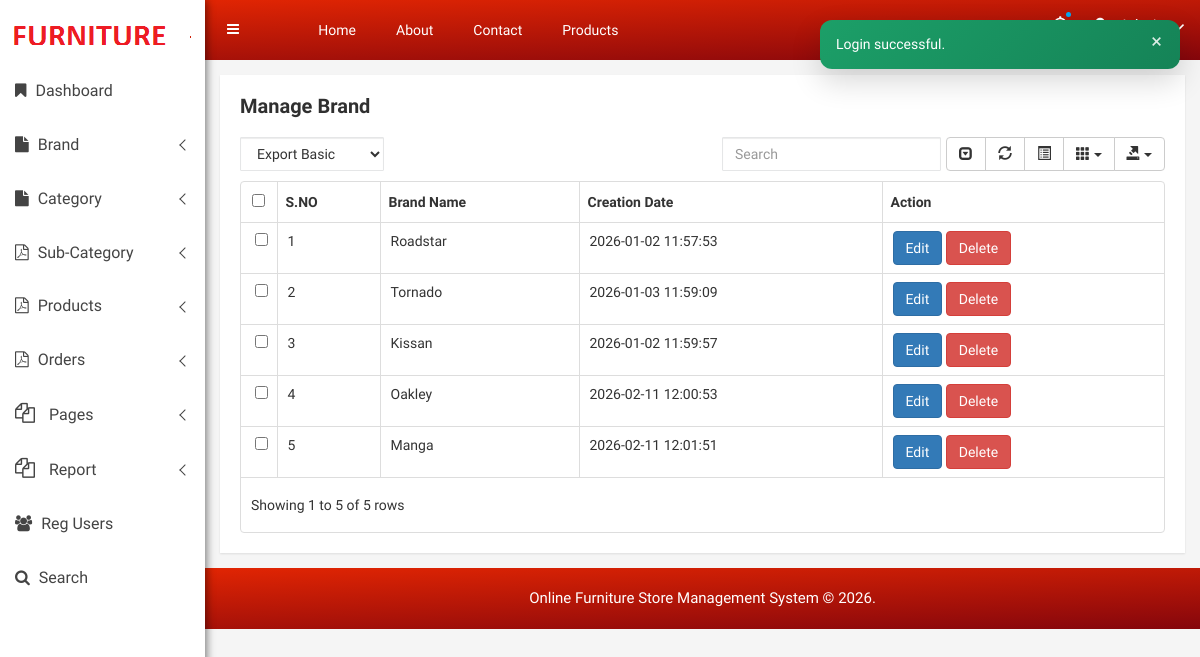
/ofsms/admin/manage-brand.php (signed in), run on the app's committed database.
### tables this page shows
CREATE TABLE `tblbrand` (
  `ID` int(10) NOT NULL,
  `BrandName` varchar(120) DEFAULT NULL,
  `Logo` varchar(200) DEFAULT NULL,
  `CreationDate` timestamp NULL DEFAULT current_timestamp()
);

### ofsms/admin/manage-brand.php (the view, shortened to what this page needs)
<?php
include('includes/dbconnection.php');
require_once dirname(__DIR__) . '/includes/flash.php';
if (strlen($_SESSION['ofsmsaid']==0)) {
  header('location:logout.php');
  } else{
?>
<!doctype html>
<html class="no-js" lang="en">
<head>
    <link rel="stylesheet" href="css/bootstrap.min.css">
    <link rel="stylesheet" href="css/font-awesome.min.css">
    <link rel="stylesheet" href="css/owl.carousel.css">
    <link rel="stylesheet" href="css/owl.theme.css">
    <link rel="stylesheet" href="css/owl.transitions.css">
    <link rel="stylesheet" href="css/animate.css">
    <link rel="stylesheet" href="css/normalize.css">
    <link rel="stylesheet" href="css/meanmenu.min.css">
    <link rel="stylesheet" href="css/main.css">
    <link rel="stylesheet" href="css/morrisjs/morris.css">
    <link rel="stylesheet" href="css/scrollbar/jquery.mCustomScrollbar.min.css">
    <link rel="stylesheet" href="css/metisMenu/metisMenu.min.css">
    <link rel="stylesheet" href="css/metisMenu/metisMenu-vertical.css">
    <link rel="stylesheet" href="css/calendar/fullcalendar.min.css">
    <link rel="stylesheet" href="css/calendar/fullcalendar.print.min.css">
    <link rel="stylesheet" href="css/editor/select2.css">
    <link rel="stylesheet" href="css/editor/datetimepicker.css">
    <link rel="stylesheet" href="css/editor/bootstrap-editable.css">
    <link rel="stylesheet" href="css/editor/x-editor-style.css">
    <link rel="stylesheet" href="css/data-table/bootstrap-table.css">
    <link rel="stylesheet" href="css/data-table/bootstrap-editable.css">
    <link rel="stylesheet" href="style.css">
    <link rel="stylesheet" href="css/responsive.css">
</head>
<body>
   <?php include_once('includes/sidebar.php');?>
    <div class="all-content-wrapper">
        <?php include_once('includes/header.php');?>
       <div class="data-table-area mg-tb-15">
            <div class="container-fluid">
                <div class="row">
                    <div class="col-lg-12 col-md-12 col-sm-12 col-xs-12">
                        <div class="sparkline13-list">
                            <div class="sparkline13-hd">
                                <div class="main-sparkline13-hd">
                                    <h1>Manage  <span class="table-project-n">Brand</span></h1>
                                </div>
                            </div>
                            <div class="sparkline13-graph">
                                <div class="datatable-dashv1-list custom-datatable-overright">
                                    <div id="toolbar">
                                        <select class="form-control">
                        <option value="">Export Basic</option>
                      </select>
                                    </div>
                                    <table id="table" data-toggle="table" data-pagination="true" data-search="true" data-show-columns="true" data-show-pagination-switch="true" data-show-refresh="true" data-key-events="true" data-show-toggle="true" data-resizable="true" data-cookie="true"
                                        data-cookie-id-table="saveId" data-show-export="true" data-click-to-select="true" data-toolbar="#toolbar">
                                        <thead>
                                            <tr>
                                                <th data-field="id">S.NO</th>
                                                <th data-field="name">Brand Name</th>
                                                <th data-field="company">Creation Date</th>
                                                <th data-field="action">Action</th>
                                            </tr>
                                        </thead>
                                        <tbody>
                                        <?php
$sql="SELECT * from tblbrand";
$query = $dbh -> prepare($sql);
$query->execute();
$results=$query->fetchAll(PDO::FETCH_OBJ);
$cnt=1;
if($query->rowCount() > 0)
{
foreach($results as $row)
{               ?>
                                            <tr>
                                                <td><?php echo htmlentities($cnt);?></td>
                                                <td><?php  echo htmlentities($row->BrandName);?></td>
                                                <td><?php  echo htmlentities($row->CreationDate);?></td>
                                                <td><a href="edit-brand-detail.php?editid=<?php echo htmlentities ($row->ID);?>" class="btn btn-primary" style="color:#fff;">Edit</a>
                                                    <a href="manage-brand.php?id=<?php echo htmlentities ($row->ID);?>"   class="btn btn-danger" onClick="return confirm('Are you sure you want to delete?')" style="color:#fff;">Delete</a>
                                                </td>
                                            </tr>
                                             <?php $cnt=$cnt+1;}} ?>
                                        </tbody>
                                    </table>
                                </div>
                            </div>
                        </div>
                    </div>
                </div>
            </div>
        </div>
        <?php include_once('includes/footer.php');?>
    </div>
</body>
</html>
<?php }  ?>

### ofsms/admin/includes/header.php (shortened to what this page needs)
<?php require_once dirname(__DIR__, 2) . '/includes/flash.php'; ?>
<?php echo renderFlashMessages(); ?>
 <div class="container-fluid">
            <div class="row">
                <div class="col-lg-12 col-md-12 col-sm-12 col-xs-12">
                    <div class="logo-pro">
                        <a href="dashboard.php"><img class="main-logo" src="images/logo/logo1.png" alt="" /></a>
                    </div>
                </div>
            </div>
        </div>
<div class="header-advance-area">
            <div class="header-top-area">
                <div class="container-fluid">
                    <div class="row">
                        <div class="col-lg-12 col-md-12 col-sm-12 col-xs-12">
                            <div class="header-top-wraper">
                                <div class="row">
                                    <div class="col-lg-1 col-md-0 col-sm-1 col-xs-12">
                                        <div class="menu-switcher-pro">
                                            <button type="button" id="sidebarCollapse" class="btn bar-button-pro header-drl-controller-btn btn-info navbar-btn">
                                                    <i class="fa fa-bars"></i>
                                                </button>
                                        </div>
                                    </div>
                                    <div class="col-lg-6 col-md-7 col-sm-6 col-xs-12">
                                        <div class="header-top-menu tabl-d-n">
                                            <ul class="nav navbar-nav mai-top-nav">
                                                <li class="nav-item"><a href="dashboard.php" class="nav-link">Home</a>
                                                </li>
                                                <li class="nav-item"><a href="about-us.php" class="nav-link">About</a>
                                                </li>
                                                <li class="nav-item"><a href="contact-us.php" class="nav-link">Contact</a>
                                                </li>
                                                <li class="nav-item"><a href="manage-products.php" class="nav-link">Products</a>
                                                </li>
                                            </ul>
                                        </div>
                                    </div>
  <div class="col-lg-5 col-md-5 col-sm-12 col-xs-12">
<div class="header-right-info">
 <ul class="nav navbar-nav mai-top-nav header-right-menu">
 <li class="nav-item"><a href="#" data-toggle="dropdown" role="button" aria-expanded="false" class="nav-link dropdown-toggle"><i class="fa fa-bell-o" aria-hidden="true"></i><span class="indicator-nt"></span></a>
</li>
 <li class="nav-item">
 <a href="#" data-toggle="dropdown" role="button" aria-expanded="false" class="nav-link dropdown-toggle">
<i class="fa fa-user adminpro-user-rounded header-riht-inf" aria-hidden="true"></i>
<span class="admin-name"><?php
$aid=$_SESSION['ofsmsaid'];
$sql="SELECT AdminName,Email from  tbladmin where ID=:aid";
$query = $dbh -> prepare($sql);
$query->bindParam(':aid',$aid,PDO::PARAM_STR);
$query->execute();
$results=$query->fetchAll(PDO::FETCH_OBJ);
$cnt=1;
if($query->rowCount() > 0)
{
foreach($results as $row)
{               ?><?php  echo $row->AdminName;?><?php $cnt=$cnt+1;}} ?></span>
<i class="fa fa-angle-down adminpro-icon adminpro-down-arrow"></i>
    </a>
</li>
 </ul>
 </div>
</div>
</div>
</div>
 </div>
 </div>
  </div>
 </div>
        </div>

### ofsms/admin/css/main.css (style rules this page uses)
html { color: #222; font-size: 1em; line-height: 1.4; }
audio, canvas, iframe, img, svg, video { vertical-align: middle; }

### ofsms/admin/style.css (style rules this page uses)
html, body { height: 100%; font-family: 'Play', sans-serif;font-weight:400;background:#f5f5f5; }
img { max-width:100%;height:auto }
h1, h2, h3, h4, h5, h6 { margin: 0 0 10px; font-weight:700; }
a { transition: all 0.3s ease 0s;text-decoration:none; }
a:visited, a:link, a:active { text-decoration: none; }
ul { list-style: outside none none; margin: 0; padding: 0 }
.mg-tb-15 { margin:15px 0px; }
.all-content-wrapper { margin-left: 205px; transition: all 0.3s; }
.bar-button-pro { margin: 13px 0px; }
.menu-switcher-pro { transition:all .4s ease 0s; }
.menu-switcher-pro button { background: none; border:none; }
.header-top-menu .navbar-nav>li>a { padding: 20px 20px; color: #fff; font-size:14px; }
.header-right-info .navbar-nav { float:right; padding:17px 0px; }
.header-right-info ul.header-right-menu li { display:inline-block; }
.header-right-info ul.header-right-menu > li > a { display:inline-block; color:#fff; padding: 0px 0px 0px 20px; font-size:22px; text-decoration:none; position:relative; }
.indicator-nt { position:absolute; height:5px; width:5px; background:#03a9f4; border-radius:50%; top: -5px; right: 0px; }
.header-right-info .admin-name { display: inline-block; color: #fff; font-size: 16px; position: relative; top: -4px; margin-left:5px; }
.form-control { background-color: #FFFFFF; background-image: none; border: 1px solid #e5e6e7; border-radius: 1px; color: inherit; display: block; padding: 6px 12px; transition: border-color 0.15s ease-in-out 0s, box-shadow 0.15s ease-in-out 0s; width: 100%; }
.header-advance-area { background: -webkit-linear-gradient(178deg, #e12503 0%, #85060c 100%); background: linear-gradient(178deg, #e12503 0%, #85060c 100%); }
.product-sales-chart, .analytics-info-cs, .tranffic-als-inner, .analytics-rounded, .single-new-trend, .personal-info-wrap, .author-widgets-single, .calender-inner, .product-status-wrap, .review-tab-pro-inner, .income-dashone-total, .analytics-adminpro-wrap, .analytics-sparkle-line, .analysis-progrebar, .sparkline8-list, .sparkline9-list, .sparkline7-list, .sparkline10-list, .sparkline12-list, .sparkline13-list, .sparkline14-list, .sparkline13-list, .sparkline11-list, .x-editable-list, .code-editor-single, .blog-details-inner, .charts-single-pro, .about-sparkline, .sparkline-list, .button-ad-wrap, .tab-content-details, .sparkline16-list, .sparkline15-list, .tinymce-single { padding:20px; background:#fff; -webkit-box-shadow: 0px 1px 2px 0px rgba(0, 0, 0, 0.1); box-shadow: 0px 1px 2px 0px rgba(0, 0, 0, 0.1); }
.header-top-area { position: fixed; background: -webkit-linear-gradient(178deg, #e12503 0%, #85060c 100%); background: linear-gradient(178deg, #e12503 0%, #85060c 100%); z-index: 99; left: 200px; right: 0; top: 0; margin: 0 auto; transition: all 0.3s; }
.main-sparkline8-hd h1, .main-sparkline9-hd h1, .main-spark7-hd h1, .main-sparkline10-hd h1, .main-sparkline11-hd h1, .main-sparkline12-hd h1, .main-sparkline13-hd h1, .main-sparkline14-hd h1 { font-size:20px; color:#303030; }
.custom-datatable-overright table tbody tr td a { color: #444; font-size: 14px; }
.custom-datatable-overright table tbody tr td { padding-left: 10px !important; padding-right: 5px !important; font-size: 14px; text-align: left; }

### data on the page
tblbrand: BrandName "Roadstar", CreationDate "2026-01-02 11:57:53"
tblbrand: BrandName "Tornado", CreationDate "2026-01-03 11:59:09"
tblbrand: BrandName "Kissan", CreationDate "2026-01-02 11:59:57"
tblbrand: BrandName "Oakley", CreationDate "2026-02-11 12:00:53"
tblbrand: BrandName "Manga", CreationDate "2026-02-11 12:01:51"

### other printed values
$text "Login successful."
$row->AdminName "Admin"
